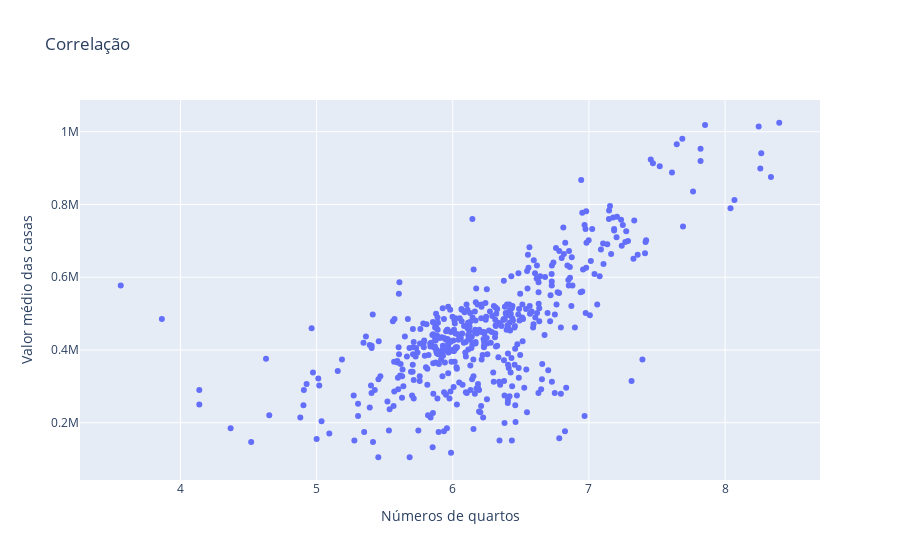

Write notebook code for a chart like this one.
### Code cell
fig1 = px.scatter(x=df.RM,y=df.MEDV,title='Correlação')
fig1.update_yaxes(title_text='Valor médio das casas')
fig1.update_xaxes(title_text='Números de quartos')
fig1.show()

### Figure 1 — Plotly figure (JSON) as saved in the notebook; plotly's stock layout.template omitted (floating-point values rounded to 4 significant figures; data arrays with more than 128 entries replaced by an {"elided": "..."} marker saying what was removed)
{"data": [{"hovertemplate": "x=%{x}<br>y=%{y}<extra></extra>", "legendgroup": "", "marker": {"color": "#636efa", "symbol": "circle"}, "mode": "markers", "name": "", "orientation": "v", "showlegend": false, "type": "scatter", "x": {"elided": "489 float values"}, "xaxis": "x", "y": {"elided": "489 int values"}, "yaxis": "y"}], "layout": {"legend": {"tracegroupgap": 0}, "title": {"text": "Correlação"}, "xaxis": {"anchor": "y", "domain": [0, 1], "title": {"text": "Números de quartos"}}, "yaxis": {"anchor": "x", "domain": [0, 1], "title": {"text": "Valor médio das casas"}}}}
